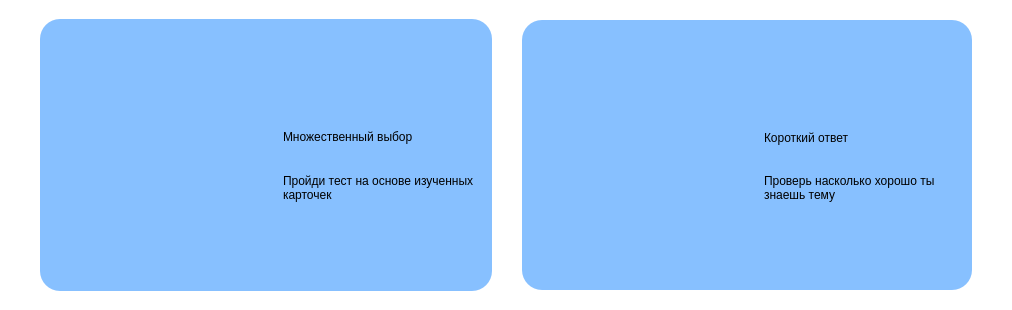
                      <widget class="QFrame" name="frame">
                       <property name="sizePolicy">
                        <sizepolicy hsizetype="Minimum" vsizetype="Minimum">
                         <horstretch>0</horstretch>
                         <verstretch>0</verstretch>
                        </sizepolicy>
                       </property>
                       <property name="minimumSize">
                        <size>
                         <width>800</width>
                         <height>310</height>
                        </size>
                       </property>
                       <property name="maximumSize">
                        <size>
                         <width>16777215</width>
                         <height>692</height>
                        </size>
                       </property>
                       <property name="styleSheet">
                        <string notr="true">QPushButton{

	border-radius: 20px;
	text-align: center left;
	font: 13pt &quot;Comic Sans MS&quot;;
background-color: rgb(135, 192, 255);

}
QWidget{background-color: rgb(0, 0,0,0);
border-radius: 20px;}</string>
                       </property>
                       <layout class="QHBoxLayout" name="horizontalLayout_2">
                        <property name="spacing">
                         <number>30</number>
                        </property>
                        <property name="leftMargin">
                         <number>0</number>
                        </property>
                        <property name="topMargin">
                         <number>0</number>
                        </property>
                        <property name="rightMargin">
                         <number>0</number>
                        </property>
                        <property name="bottomMargin">
                         <number>0</number>
                        </property>
                        <item>
                         <spacer name="horizontalSpacer_4">
                          <property name="orientation">
                           <enum>Qt::Horizontal</enum>
                          </property>
                          <property name="sizeType">
                           <enum>QSizePolicy::Minimum</enum>
                          </property>
                          <property name="sizeHint" stdset="0">
                           <size>
                            <width>40</width>
                            <height>20</height>
                           </size>
                          </property>
                         </spacer>
                        </item>
                        <item>
                         <widget class="QFrame" name="choice_2">
                          <property name="sizePolicy">
                           <sizepolicy hsizetype="Minimum" vsizetype="Minimum">
                            <horstretch>0</horstretch>
                            <verstretch>0</verstretch>
                           </sizepolicy>
                          </property>
                          <property name="minimumSize">
                           <size>
                            <width>452</width>
                            <height>230</height>
                           </size>
                          </property>
                          <property name="maximumSize">
                           <size>
                            <width>600</width>
                            <height>272</height>
                           </size>
                          </property>
                          <property name="styleSheet">
                           <string notr="true">background-color: rgb(135, 192, 255);</string>
                          </property>
                          <layout class="QHBoxLayout" name="horizontalLayout_7">
                           <property name="spacing">
                            <number>16</number>
                           </property>
                           <item>
                            <widget class="QWidget" name="widget_14" native="true">
                             <layout class="QGridLayout" name="gridLayout_13">
                              <property name="leftMargin">
                               <number>0</number>
                              </property>
                              <property name="topMargin">
                               <number>38</number>
                              </property>
                              <property name="rightMargin">
                               <number>1</number>
                              </property>
                              <property name="bottomMargin">
                               <number>38</number>
                              </property>
                              <property name="horizontalSpacing">
                               <number>7</number>
                              </property>
                              <item row="1" column="0">
                               <widget class="QLabel" name="label_4">
                                <property name="text">
                                 <string/>
                                </property>
                               </widget>
                              </item>
                              <item row="0" column="0">
                               <widget class="QWidget" name="widget_11" native="true">
                                <property name="sizePolicy">
                                 <sizepolicy hsizetype="Preferred" vsizetype="Minimum">
                                  <horstretch>0</horstretch>
                                  <verstretch>0</verstretch>
                                 </sizepolicy>
                                </property>
                                <property name="minimumSize">
                                 <size>
                                  <width>155</width>
                                  <height>155</height>
                                 </size>
                                </property>
                                <property name="styleSheet">
                                 <string notr="true">border-image: url(:/newPrefix/фон утка.png)</string>
                                </property>
                               </widget>
                              </item>
                             </layout>
                            </widget>
                           </item>
                           <item alignment="Qt::AlignVCenter">
                            <widget class="QFrame" name="frame">
                             <layout class="QVBoxLayout" name="verticalLayout_11">
                              <property name="spacing">
                               <number>7</number>
                              </property>
                              <item>
                               <widget class="QLabel" name="Name">
                                <property name="minimumSize">
                                 <size>
                                  <width>0</width>
                                  <height>60</height>
                                 </size>
                                </property>
                                <property name="maximumSize">
                                 <size>
                                  <width>16777215</width>
                                  <height>60</height>
                                 </size>
                                </property>
                                <property name="styleSheet">
                                 <string notr="true">font: 18pt &quot;Comic Sans MS&quot;;</string>
                                </property>
                                <property name="text">
                                 <string>Множественный выбор</string>
                                </property>
                               </widget>
                              </item>
                              <item>
                               <widget class="QLabel" name="label_10">
                                <property name="maximumSize">
                                 <size>
                                  <width>16777215</width>
                                  <height>60</height>
                                 </size>
                                </property>
                                <property name="styleSheet">
                                 <string notr="true">font:12pt &quot;Comic Sans MS&quot;;</string>
                                </property>
                                <property name="text">
                                 <string>Пройди тест на основе изученных карточек</string>
                                </property>
                                <property name="wordWrap">
                                 <bool>true</bool>
                                </property>
                               </widget>
                              </item>
                             </layout>
                            </widget>
                           </item>
                          </layout>
                         </widget>
                        </item>
                        <item>
                         <widget class="QFrame" name="choice_3">
                          <property name="sizePolicy">
                           <sizepolicy hsizetype="Minimum" vsizetype="Minimum">
                            <horstretch>0</horstretch>
                            <verstretch>0</verstretch>
                           </sizepolicy>
                          </property>
                          <property name="minimumSize">
                           <size>
                            <width>450</width>
                            <height>230</height>
                           </size>
                          </property>
                          <property name="maximumSize">
                           <size>
                            <width>580</width>
                            <height>270</height>
                           </size>
                          </property>
                          <property name="sizeIncrement">
                           <size>
                            <width>0</width>
                            <height>0</height>
                           </size>
                          </property>
                          <property name="baseSize">
                           <size>
                            <width>0</width>
                            <height>1</height>
                           </size>
                          </property>
                          <property name="styleSheet">
                           <string notr="true">background-color: rgb(135, 192, 255);</string>
                          </property>
                          <layout class="QHBoxLayout" name="horizontalLayout_9">
                           <property name="spacing">
                            <number>16</number>
                           </property>
                           <property name="leftMargin">
                            <number>10</number>
                           </property>
                           <property name="rightMargin">
                            <number>10</number>
                           </property>
                           <item>
                            <widget class="QWidget" name="widget_15" native="true">
                             <property name="sizePolicy">
                              <sizepolicy hsizetype="Minimum" vsizetype="Minimum">
                               <horstretch>0</horstretch>
                               <verstretch>0</verstretch>
                              </sizepolicy>
                             </property>
                             <layout class="QGridLayout" name="gridLayout_14">
                              <property name="leftMargin">
                               <number>0</number>
                              </property>
                              <property name="topMargin">
                               <number>38</number>
                              </property>
                              <property name="rightMargin">
                               <number>1</number>
                              </property>
                              <property name="bottomMargin">
                               <number>38</number>
                              </property>
                              <property name="horizontalSpacing">
                               <number>0</number>
                              </property>
                              <item row="1" column="0">
                               <widget class="QLabel" name="label_12">
                                <property name="text">
                                 <string/>
                                </property>
                               </widget>
                              </item>
                              <item row="0" column="0">
                               <widget class="QWidget" name="widget_12" native="true">
                                <property name="sizePolicy">
                                 <sizepolicy hsizetype="Preferred" vsizetype="Minimum">
                                  <horstretch>0</horstretch>
                                  <verstretch>0</verstretch>
                                 </sizepolicy>
                                </property>
                                <property name="minimumSize">
                                 <size>
                                  <width>155</width>
                                  <height>155</height>
                                 </size>
                                </property>
                                <property name="styleSheet">
                                 <string notr="true">border-image: url(:/newPrefix/утка 2 фон.png)</string>
                                </property>
                               </widget>
                              </item>
                             </layout>
                            </widget>
                           </item>
                           <item alignment="Qt::AlignVCenter">
                            <widget class="QWidget" name="widget" native="true">
                             <layout class="QVBoxLayout" name="verticalLayout_12">
                              <item>
                               <widget class="QLabel" name="Name_3">
                                <property name="minimumSize">
                                 <size>
                                  <width>0</width>
                                  <height>60</height>
                                 </size>
                                </property>
                                <property name="styleSheet">
                                 <string notr="true">font: 18pt &quot;Comic Sans MS&quot;;
background-color: rgb(255, 255, 255,0);</string>
                                </property>
                                <property name="text">
                                 <string>Короткий ответ</string>
                                </property>
                               </widget>
                              </item>
                              <item>
                               <widget class="QLabel" name="label_9">
                                <property name="styleSheet">
                                 <string notr="true">font:12pt &quot;Comic Sans MS&quot;;</string>
                                </property>
                                <property name="text">
                                 <string>Проверь насколько хорошо ты знаешь тему</string>
                                </property>
                                <property name="wordWrap">
                                 <bool>true</bool>
                                </property>
                               </widget>
                              </item>
                             </layout>
                            </widget>
                           </item>
                          </layout>
                         </widget>
                        </item>
                        <item>
                         <spacer name="horizontalSpacer_6">
                          <property name="orientation">
                           <enum>Qt::Horizontal</enum>
                          </property>
                          <property name="sizeType">
                           <enum>QSizePolicy::Preferred</enum>
                          </property>
                          <property name="sizeHint" stdset="0">
                           <size>
                            <width>40</width>
                            <height>20</height>
                           </size>
                          </property>
                         </spacer>
                        </item>
                       </layout>
                      </widget>
